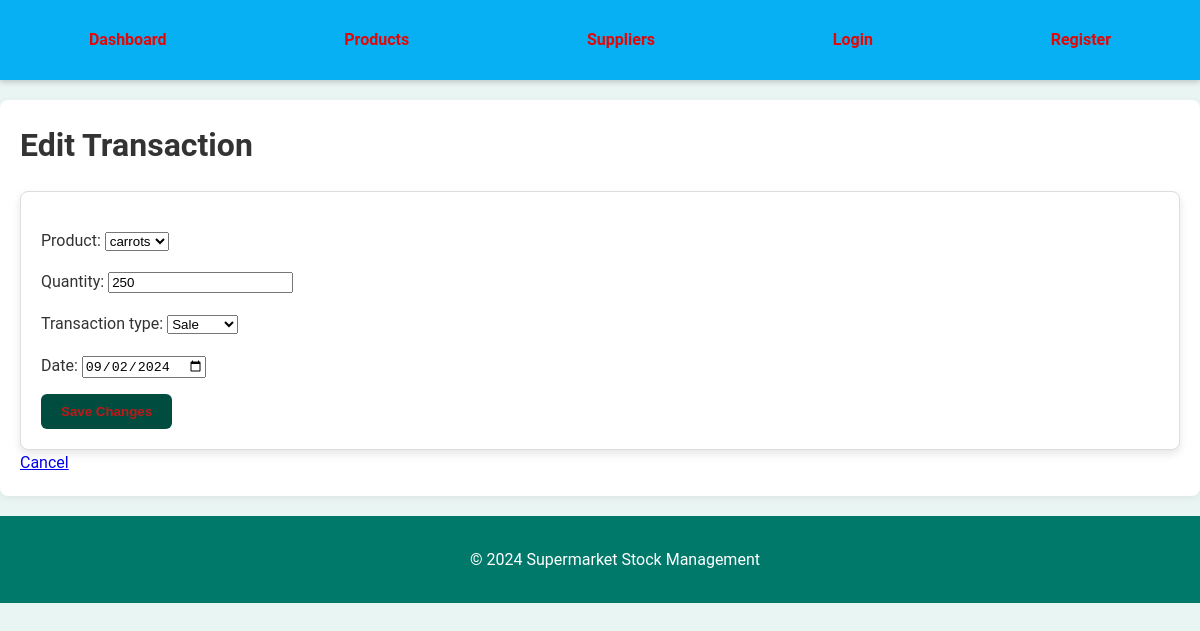
The page /edit_transaction/4/ on the database its author committed.
### supermarket_stock_management/inventory/models.py (models this page shows, shortened)
class StockTransaction(models.Model):
    TRANSACTION_TYPE_CHOICES = (
        ('sale', 'Sale'),
        ('restock', 'Restock'),
    )
    product = models.ForeignKey(Product, on_delete=models.CASCADE)
    quantity = models.PositiveIntegerField()
    transaction_type = models.CharField(max_length=10, choices=TRANSACTION_TYPE_CHOICES)
    date = models.DateTimeField()

### supermarket_stock_management/inventory/views.py (the view)
# urls.py: path('edit_transaction/<int:transaction_id>/', views.edit_transaction, name='edit_transaction'),
def edit_transaction(request, transaction_id):
    transaction = get_object_or_404(StockTransaction, id=transaction_id)
    if request.method == 'POST':
        form = StockTransactionForm(request.POST, instance=transaction)
        if form.is_valid():
            form.save()
            return redirect('dashboard')  # Redirect to a relevant page after saving
    else:
        form = StockTransactionForm(instance=transaction)
    return render(request, 'inventory/edit_transaction.html', {'form': form, 'transaction': transaction})

### supermarket_stock_management/inventory/forms.py
class StockTransactionForm(forms.ModelForm):
    class Meta:
        model = StockTransaction
        fields = ['product', 'quantity', 'transaction_type', 'date']
        widgets = {
            'date': forms.DateInput(attrs={'type': 'date'}),
        }

### supermarket_stock_management/inventory/models.py (called while the page is built)
    def __str__(self):
        return self.name

### supermarket_stock_management/inventory/templates/inventory/edit_transaction.html (shortened to what this page needs)
{% extends "inventory/base.html" %}
{% block content %}
<h2>Edit Transaction</h2>
<form method="post" action="{% url 'edit_transaction' transaction.id %}">
    {{ form.as_p }}
    <button type="submit">Save Changes</button>
</form>
<a href="{% url 'dashboard' %}">Cancel</a>
{% endblock %}

### supermarket_stock_management/inventory/static/css/styles.css (style rules this page uses)
body { font-family: 'Roboto', sans-serif; margin: 0; padding: 0; background-color: #e9f5f2; color: #333; line-height: 1.6; }
h1, h2 { color: #e7ebea; margin-top: 0; }
form { background-color: #ffffff; padding: 20px; border: 1px solid #ddd; box-shadow: 0 4px 8px rgba(0, 0, 0, 0.1); border-radius: 8px; }
form button { background-color: #004d40; color: #c01818; padding: 10px 20px; border: none; cursor: pointer; border-radius: 6px; font-weight: bold; transition: background-color 0.3s ease; }
h2 { font-size: 2em; margin-bottom: 20px; color: #333333; }

### rows shown on the page
StockTransaction: product "carrots", quantity "250", transaction_type "Sale", date "09/02/2024"
